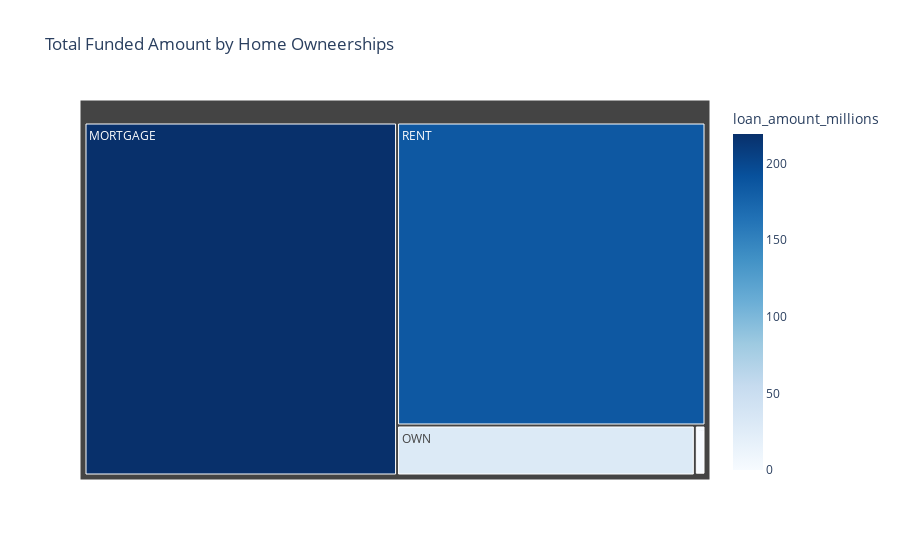

Notebook cell for this chart:
### Code cell
fig=px.treemap(
    home_funding,
    path=['home_ownership'],
    values='loan_amount_millions',
    color='loan_amount_millions',
    color_continuous_scale='Blues',
    title='Total Funded Amount by Home Owneerships'
)

fig.show()

### Figure 1 — Plotly figure (JSON) as saved in the notebook; plotly's stock layout.template omitted (floating-point values rounded to 4 significant figures)
{"data": [{"branchvalues": "total", "customdata": [[219.3], [0.0168], [1.045], [29.6], [185.8]], "domain": {"x": [0, 1], "y": [0, 1]}, "hovertemplate": "labels=%{label}<br>loan_amount_millions_sum=%{value}<br>parent=%{parent}<br>id=%{id}<br>loan_amount_millions=%{color}<extra></extra>", "ids": ["MORTGAGE", "NONE", "OTHER", "OWN", "RENT"], "labels": ["MORTGAGE", "NONE", "OTHER", "OWN", "RENT"], "marker": {"coloraxis": "coloraxis", "colors": [219.3, 0.0168, 1.045, 29.6, 185.8]}, "name": "", "parents": ["", "", "", "", ""], "type": "treemap", "values": [219.3, 0.0168, 1.045, 29.6, 185.8]}], "layout": {"coloraxis": {"colorbar": {"title": {"text": "loan_amount_millions"}}, "colorscale": [[0, "rgb(247,251,255)"], [0.125, "rgb(222,235,247)"], [0.25, "rgb(198,219,239)"], [0.375, "rgb(158,202,225)"], [0.5, "rgb(107,174,214)"], [0.625, "rgb(66,146,198)"], [0.75, "rgb(33,113,181)"], [0.875, "rgb(8,81,156)"], [1, "rgb(8,48,107)"]]}, "legend": {"tracegroupgap": 0}, "title": {"text": "Total Funded Amount by Home Owneerships"}}}
